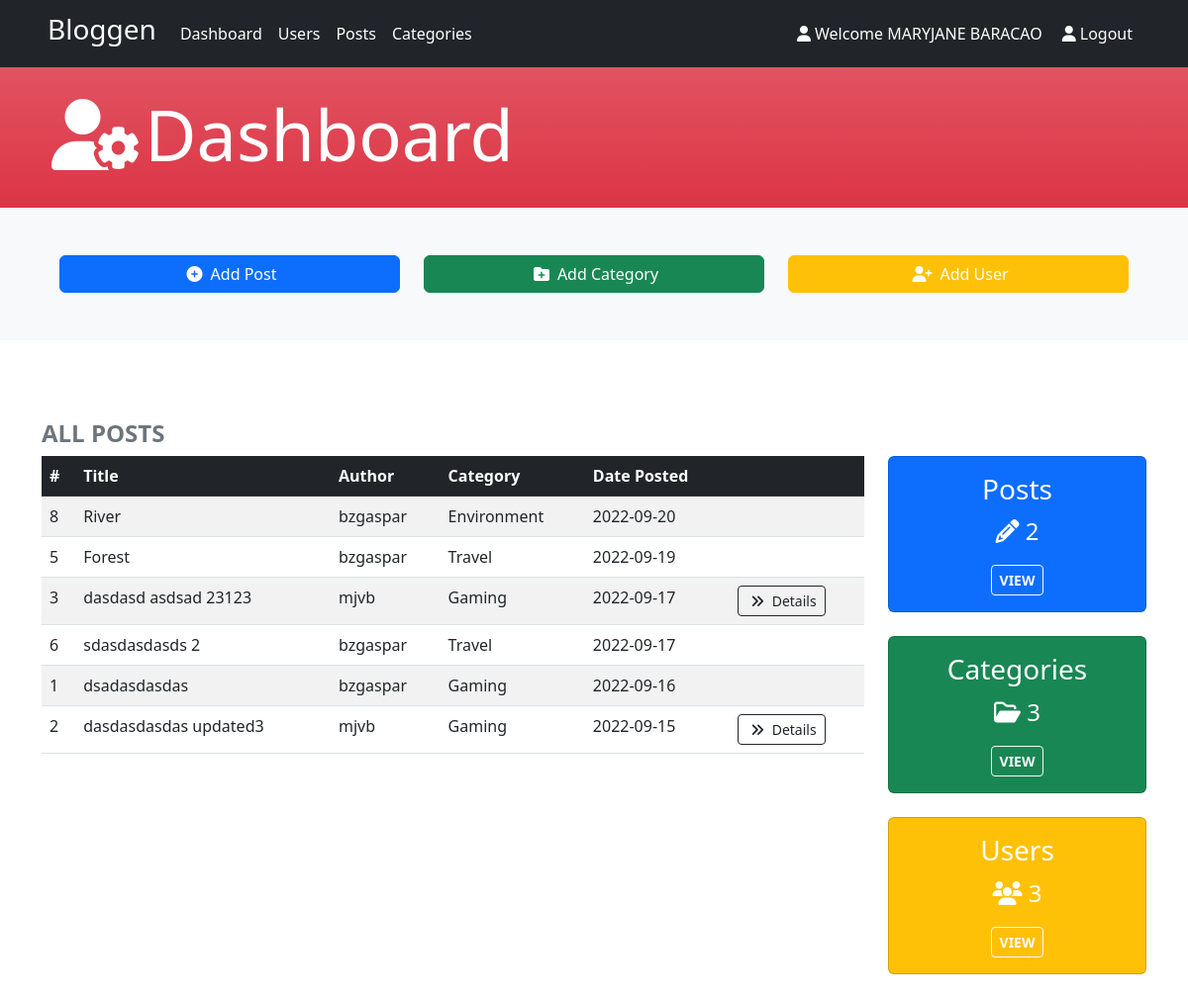
The page /dashboard.php (signed in) on the database its author committed.
### tables this page shows
CREATE TABLE `posts` (
  `post_id` int(11) NOT NULL,
  `post_title` varchar(45) NOT NULL,
  `date_posted` date NOT NULL,
  `category_id` int(11) NOT NULL,
  `post_message` text NOT NULL,
  `account_id` int(11) NOT NULL
);

CREATE TABLE `accounts` (
  `account_id` int(11) NOT NULL,
  `username` varchar(15) NOT NULL,
  `password` varchar(255) NOT NULL,
  `role` varchar(1) NOT NULL DEFAULT 'U'
);

CREATE TABLE `categories` (
  `category_id` int(11) NOT NULL,
  `category_name` varchar(30) NOT NULL
);

### dashboard.php (the view, shortened to what this page needs)
<?php
function displayAllPosts(){
    $conn = connection();
    $sql = "SELECT * FROM posts INNER JOIN categories ON categories.category_id = posts.category_id INNER JOIN accounts ON accounts.account_id = posts.account_id ORDER BY date_posted DESC";
    if($result = $conn->query($sql)){
        if($result->num_rows > 0){
            while($row = $result->fetch_assoc()){
                if($row['account_id'] == $_SESSION['account_id']){
                    echo "
                    <tr>
                        <td>".$row['post_id']."</td>
                        <td>".$row['post_title']."</td>
                        <td>".$row['username']."</td>
                        <td>".$row['category_name']."</td>
                        <td>".$row['date_posted']."</td>
                        <td>
                            <a href='post-details.php?post_id=".$row['post_id']."' class='btn btn-sm btn-outline-dark'><i class='fa-solid mx-1 fa-angle-double-right'></i> Details</a>
                        </td>
                    </tr>
                ";
                }else{
                    echo "
                    <tr>
                        <td>".$row['post_id']."</td>
                        <td>".$row['post_title']."</td>
                        <td>".$row['username']."</td>
                        <td>".$row['category_name']."</td>
                        <td>".$row['date_posted']."</td>
                        <td>
                        </td>
                    </tr>
                ";
                }
            }
        } else {
            echo "<tr>
                <td colspan='5' class='text-center lead fst-italic fw-bold'>
                    No Records Found
                </td>
            </tr>";
        }
    } else {
        die("Error: " . $conn->error);
    }
}
function countPosts($account_id){
    $conn = connection();
    $sql = "SELECT COUNT(post_id) AS post_count FROM posts WHERE account_id = $account_id";
    if($result = $conn->query($sql)){
        $result_assoc = $result->fetch_assoc();
        return $result_assoc['post_count'];
    } else {
        die("Error: " . $conn->error);
    }
}
function countCategories(){
    $conn = connection();
    $sql = "SELECT COUNT(category_id) AS category_count FROM categories";
    if($result = $conn->query($sql)){
        $result_assoc = $result->fetch_assoc();
        return $result_assoc['category_count'];
    } else {
        die("Error: " . $conn->error);
    }
}
function countUsers(){
    $conn = connection();
    $sql = "SELECT COUNT(account_id) AS users_count FROM accounts WHERE `role` = 'U'";
    if($result = $conn->query($sql)){
        $result_assoc = $result->fetch_assoc();
        return $result_assoc['users_count'];
    } else {
        die("Error: " . $conn->error);
    }
}
?>
<!DOCTYPE html>
<html lang="en">
<head>
    <link rel="stylesheet" href="https://cdnjs.cloudflare.com/ajax/libs/font-awesome/6.2.0/css/all.min.css"
 />
    <link href="https://cdn.jsdelivr.net/npm/bootstrap@5.2.1/dist/css/bootstrap.min.css" rel="stylesheet"
>
<link rel="stylesheet" href="css/style.css">
</head>
<body>
    <header>
        <?php include "admin-menu.php"; ?>
        <div class="container-fluid bg-danger bg-gradient text-white p-4 ps-5">
            <h2 class="display-2"><i class="fa-solid mx-1 fa-user-cog mx-1"></i>Dashboard</h2>
        </div>
    </header>
    <div class="container-fluid bg-light p-5">
        <div class="container">
            <div class="row">
                <div class="col">
                    <a class="btn btn-primary d-block" href="add-post.php"><i class="fa-solid mx-1 fa-plus-circle me-2"></i>Add Post</a>
                </div>
                <div class="col">
                    <a class="btn btn-success d-block" href="categories.php"><i class="fa-solid mx-1 fa-folder-plus me-2"></i>Add Category</a>
                </div>
                <div class="col">
                    <a class="btn btn-warning text-white d-block" href="users.php"><i class="fa-solid mx-1 fa-user-plus me-2"></i>Add User</a>
                </div>
            </div>
        </div>
    </div>
    <main class="container">
        <h3 class="h4 text-muted fw-bold text-uppercase">All Posts</h3>
        <div class="row">
            <div class="col-9">
                <table class="table table-striped table-hover">
                    <thead class="table-dark">
                        <th>#</th>
                        <th>Title</th>
                        <th>Author</th>
                        <th>Category</th>
                        <th>Date Posted</th>
                        <th></th>
                    </thead>
                    <tbody>
                    <?php
                        displayAllPosts();
                    ?>
                    </tbody>
                </table>
            </div>
            <nav class="col-3">
                <div class="card bg-primary mb-4 border-5">
                    <div class="card-body text-center text-white">
                        <h3>Posts</h3>
                        <p class="fs-4"><i class="fas fa-pencil-alt"></i> <?= countPosts($_SESSION['account_id']); ?></p>
                        <a href="posts.php" class="btn btn-outline-light btn-sm fw-bold text-uppercase">view</a>
                    </div>
                </div>
                <div class="card bg-success mb-4 border-5">
                    <div class="card-body text-center text-white">
                        <h3>Categories</h3>
                        <p class="fs-4"><i class="far fa-folder-open"></i> <?= countCategories();?></p>
                        <a href="categories.php" class="btn btn-outline-light btn-sm fw-bold text-uppercase">view</a>
                    </div>
                </div>
                <div class="card bg-warning border-5">
                    <div class="card-body text-center text-white">
                        <h3>Users</h3>
                        <p class="fs-4"><i class="fas fa-users"></i> <?= countUsers();?></p>
                        <a href="users.php" class="btn btn-outline-light btn-sm fw-bold text-uppercase">view</a>
                    </div>
                </div>
            </nav>
        </div>
    </main>
</body>
</html>

### css/style.css (style rules this page uses)
main.container { margin-top: 80px; margin-bottom: 100px; }

### rows shown on the page
posts: post_id "8", post_title "River", account.username "bzgaspar", category.category_name "Environment", date_posted "2022-09-20"
posts: post_id "5", post_title "Forest", account.username "bzgaspar", category.category_name "Travel", date_posted "2022-09-19"
posts: post_id "3", post_title "dasdasd asdsad 23123", account.username "mjvb", category.category_name "Gaming", date_posted "2022-09-17"
posts: post_id "6", post_title "sdasdasdasds 2", account.username "bzgaspar", category.category_name "Travel", date_posted "2022-09-17"
posts: post_id "1", post_title "dsadasdasdas", account.username "bzgaspar", category.category_name "Gaming", date_posted "2022-09-16"
posts: post_id "2", post_title "dasdasdasdas updated3", account.username "mjvb", category.category_name "Gaming", date_posted "2022-09-15"

### other values the page prints
$_SESSION['full_name'] "MARYJANE BARACAO"
countPosts($_SESSION['account_id']) "2"
countCategories() "3"
countUsers() "3"
